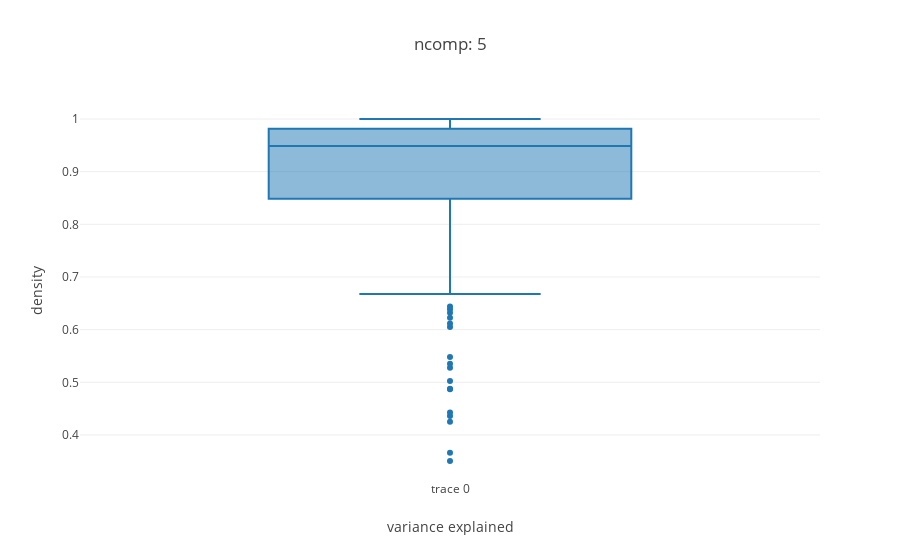

This figure's notebook cell:
### Code cell
trace1 = [go.Box(
    y=total_var
)]

layout= go.Layout(
    title= 'ncomp: {}'.format(n_comp),
    yaxis= dict(
        title= 'density'
    ),
    xaxis= dict(
        title= 'variance explained'
    )
)

fig= go.Figure(data= trace1,layout= layout)
iplot(fig)

### Figure 1 — Plotly figure (JSON) as saved in the notebook; plotly's stock layout.template omitted (floating-point values rounded to 4 significant figures; data arrays with more than 128 entries replaced by an {"elided": "..."} marker saying what was removed)
{"data": [{"type": "box", "uid": "63a4f19d-4584-4093-ac4b-524366612156", "y": {"elided": "200 float values"}}], "layout": {"title": "ncomp: 5", "xaxis": {"title": "variance explained"}, "yaxis": {"title": "density"}}}
